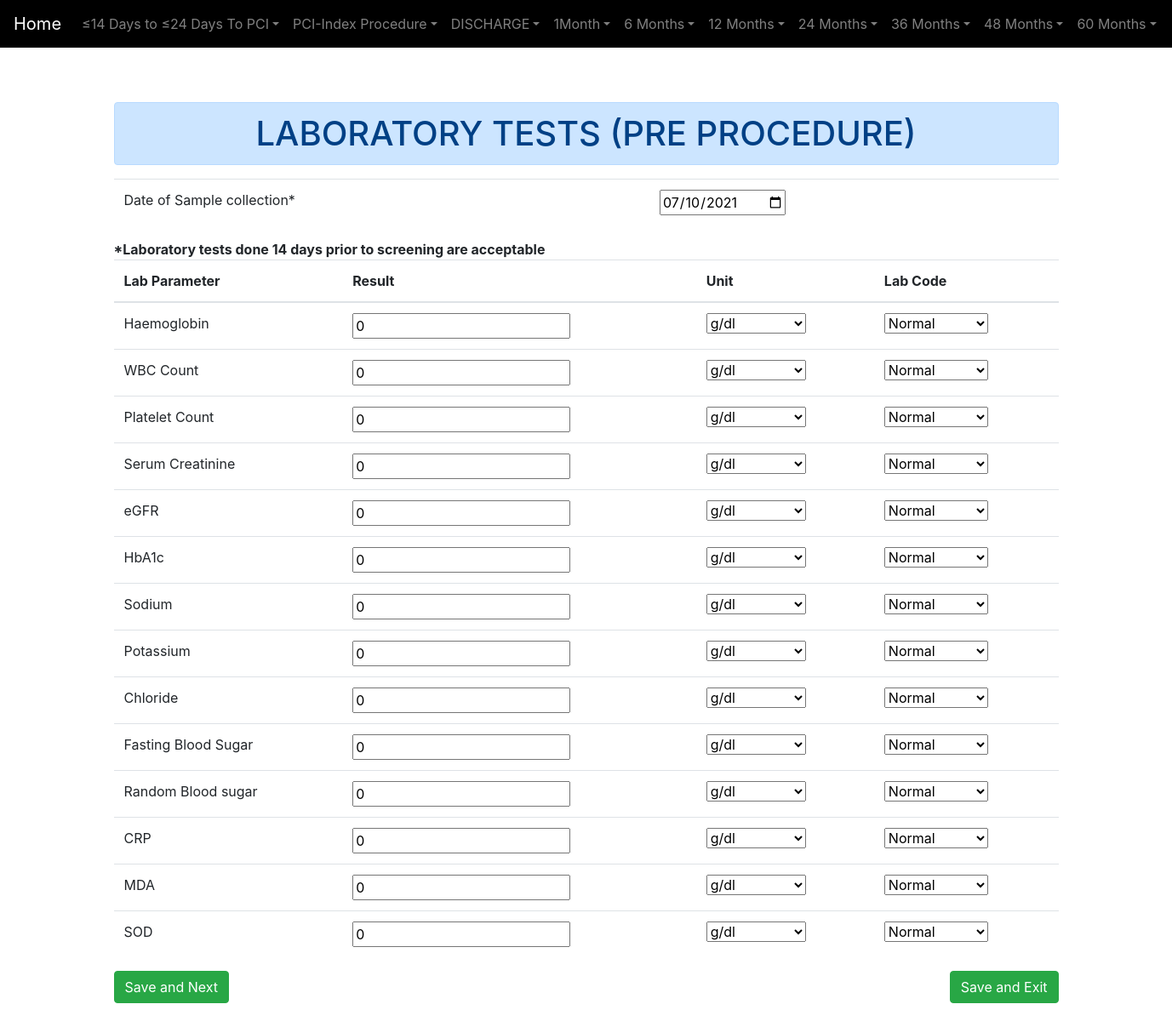
The page /labtest/ on the database its author committed.
### enroll/models.py (models this page shows, shortened)
class Question(models.Model):
	q_id = models.IntegerField(primary_key = True)
	q_text = models.CharField(max_length = 500)

### enroll/views.py (the view, shortened to what this page needs)
# urls.py: path('labtest/', lab_test),
def lab_test(request):
    global ques_id, i
    ques_id = 69
    date_form = DateTime(initial={'ans_text': date.today()})
    lab_codeform = LabCodes()
    lab_resultform = FloatInput(initial={'ans_text': 0})
    lab_unitform = LabUnit()
    date_ques = Question.objects.filter(q_id=70)
    labpara_ques = Question.objects.filter(q_id__gte=71, q_id__lte=84)
    context = {
        "date_ques": date_ques,
        'labpara_ques': labpara_ques,
        "date_form": date_form,
        'lab_codeform': lab_codeform,
        'lab_resultform': lab_resultform,
        'lab_unitform': lab_unitform,
    }
    return render(request, 'enroll/lab.html', context)

### enroll/forms.py
class DateTime(forms.ModelForm):
    class Meta:
        model = Result
        fields = ('p_id', 'q_id', 'ans_text')
        widgets = {
            'ans_text': forms.DateInput(attrs={'type': 'date'})
        }

class LabCodes(forms.ModelForm):
    class Meta:
        model = Result
        codes = (
                ('Normal', 'Normal'),
                ('Out of Range', 'Out of Range'),
                ('Not Done', 'Not Done')
        )
        fields = ('p_id', 'q_id', 'ans_text')
        widgets = {
            'ans_text': forms.Select(choices=codes,)
        }

### enroll/templates/enroll/lab.html (shortened to what this page needs)
{% extends 'enroll/question.html' %}
{% block content %}
<div class="row">
  <div class="container mt-3">
    <h1 class="text-center alert alert-primary">LABORATORY TESTS (PRE PROCEDURE)</h1>
  </div>
  <div class="col-sm-12">
    <form method="POST">
      <table class="table table-hover">
        {% for ques in date_ques %}
        <tr>
          <td>{{ ques.q_text }}</td>
          <td>
            {{ date_form.ans_text }}
          </td>
        </tr>
        {% endfor %}
      </table>
      <strong>*Laboratory tests done 14 days prior to screening are acceptable</strong>
      <table class="table table-hover">
        <thead>
          <tr>
            <th scope="col">Lab Parameter</th>
            <th scope="col">Result</th>
            <th scope="col">Unit</th>
            <th scope="col">Lab Code</th>
          </tr>
        </thead>
        <tbody>
          {% for ques in labpara_ques %}
          <tr>
            <td>{{ ques.q_text }}</td>
            <td>
              {{ lab_resultform.ans_text }}
            </td>
            <td>
              {{lab_unitform.ans_text}}
            </td>
            <td>
              {{lab_codeform.ans_text}}
            </td>
          </tr>
          {% endfor %}
        </tbody>
      </table>
      <input type="submit" class="btn btn-success" name="next" value="Save and Next">
      <input type="submit" class="btn btn-success" name="home" value="Save and Exit" style="float: right;">
    </form>
  </div>
</div>
{% endblock %}

### rows shown on the page
Question: q_text "Date of Sample collection*", ans_text "07/10/2021"
Question: q_text "Haemoglobin", ans_text "0"
Question: q_text "WBC Count", ans_text "0"
Question: q_text "Platelet Count", ans_text "0"
Question: q_text "Serum Creatinine", ans_text "0"
Question: q_text "eGFR", ans_text "0"
Question: q_text "HbA1c", ans_text "0"
Question: q_text "Sodium", ans_text "0"
Question: q_text "Potassium", ans_text "0"
Question: q_text "Chloride", ans_text "0"
Question: q_text "Fasting Blood Sugar", ans_text "0"
Question: q_text "Random Blood sugar", ans_text "0"
Question: q_text "CRP", ans_text "0"
Question: q_text "MDA", ans_text "0"
Question: q_text "SOD", ans_text "0"
